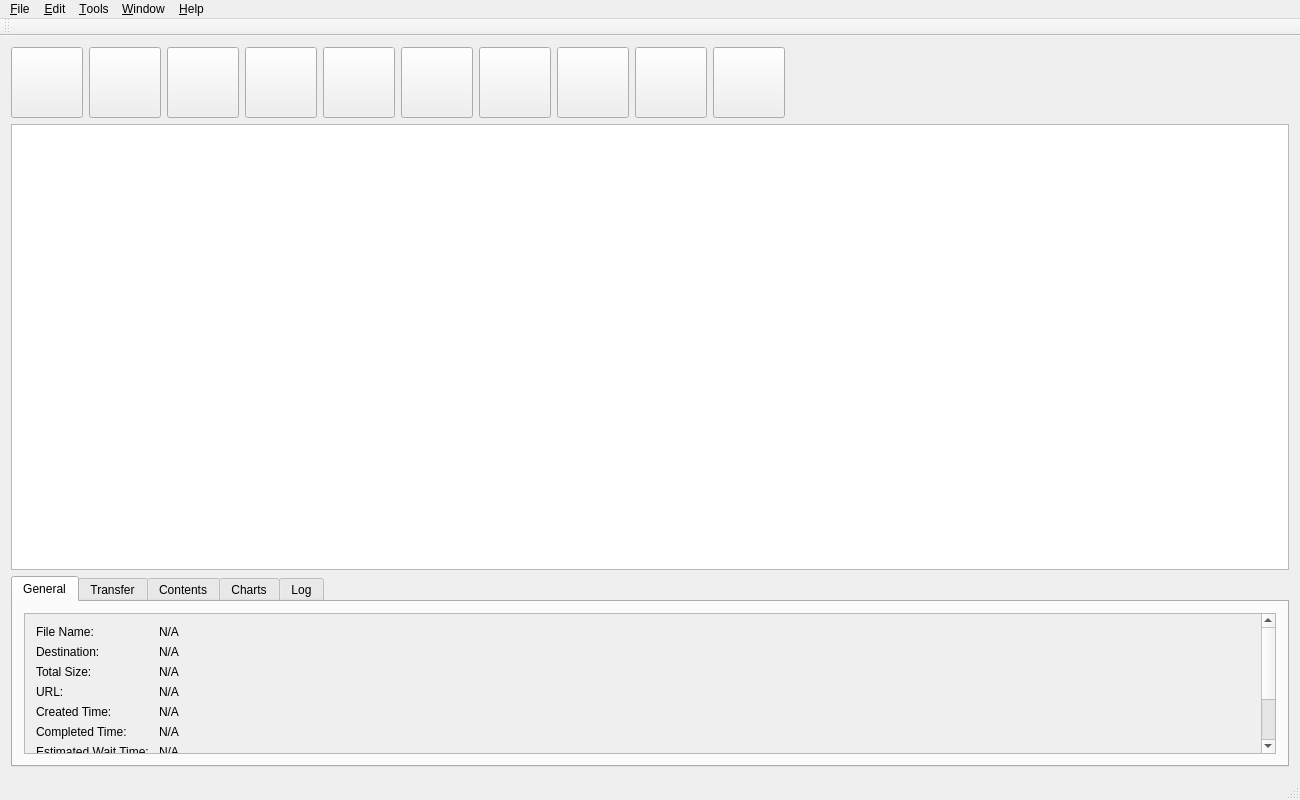
<?xml version="1.0" encoding="UTF-8"?>
<ui version="4.0">
 <class>MainWindow</class>
 <widget class="QMainWindow" name="MainWindow">
  <property name="geometry">
   <rect>
    <x>0</x>
    <y>0</y>
    <width>1300</width>
    <height>800</height>
   </rect>
  </property>
  <property name="minimumSize">
   <size>
    <width>1200</width>
    <height>800</height>
   </size>
  </property>
  <property name="windowTitle">
   <string>FyreDL</string>
  </property>
  <widget class="QWidget" name="centralWidget">
   <property name="sizePolicy">
    <sizepolicy hsizetype="Minimum" vsizetype="Minimum">
     <horstretch>0</horstretch>
     <verstretch>0</verstretch>
    </sizepolicy>
   </property>
   <layout class="QVBoxLayout" name="verticalLayout_3">
    <item>
     <layout class="QVBoxLayout" name="verticalPlaceholder">
      <item>
       <layout class="QHBoxLayout" name="horizBtnLayout">
        <item>
         <widget class="QToolButton" name="addfileToolBtn">
          <property name="toolTip">
           <string>Open a file</string>
          </property>
          <property name="icon">
           <iconset resource="../assets.qrc">
            <normaloff>:/icons/assets-img/edit-add-4.png</normaloff>:/icons/assets-img/edit-add-4.png</iconset>
          </property>
          <property name="iconSize">
           <size>
            <width>64</width>
            <height>64</height>
           </size>
          </property>
         </widget>
        </item>
        <item>
         <widget class="QToolButton" name="addurlToolBtn">
          <property name="toolTip">
           <string>Enter URL</string>
          </property>
          <property name="icon">
           <iconset resource="../assets.qrc">
            <normaloff>:/icons/assets-img/applications-internet-3.png</normaloff>:/icons/assets-img/applications-internet-3.png</iconset>
          </property>
          <property name="iconSize">
           <size>
            <width>64</width>
            <height>64</height>
           </size>
          </property>
         </widget>
        </item>
        <item>
         <widget class="QToolButton" name="printToolBtn">
          <property name="toolTip">
           <string>Print</string>
          </property>
          <property name="icon">
           <iconset resource="../assets.qrc">
            <normaloff>:/icons/assets-img/printer-printing.png</normaloff>:/icons/assets-img/printer-printing.png</iconset>
          </property>
          <property name="iconSize">
           <size>
            <width>64</width>
            <height>64</height>
           </size>
          </property>
         </widget>
        </item>
        <item>
         <widget class="QToolButton" name="dlstartToolBtn">
          <property name="toolTip">
           <string>Start</string>
          </property>
          <property name="icon">
           <iconset resource="../assets.qrc">
            <normaloff>:/icons/assets-img/media-playback-start-3.png</normaloff>:/icons/assets-img/media-playback-start-3.png</iconset>
          </property>
          <property name="iconSize">
           <size>
            <width>64</width>
            <height>64</height>
           </size>
          </property>
         </widget>
        </item>
        <item>
         <widget class="QToolButton" name="dlpauseToolBtn">
          <property name="toolTip">
           <string>Pause</string>
          </property>
          <property name="icon">
           <iconset resource="../assets.qrc">
            <normaloff>:/icons/assets-img/media-playback-pause-3.png</normaloff>:/icons/assets-img/media-playback-pause-3.png</iconset>
          </property>
          <property name="iconSize">
           <size>
            <width>64</width>
            <height>64</height>
           </size>
          </property>
         </widget>
        </item>
        <item>
         <widget class="QToolButton" name="restartToolBtn">
          <property name="text">
           <string/>
          </property>
          <property name="icon">
           <iconset resource="../assets.qrc">
            <normaloff>:/icons/assets-img/gnome-session-reboot.png</normaloff>:/icons/assets-img/gnome-session-reboot.png</iconset>
          </property>
          <property name="iconSize">
           <size>
            <width>64</width>
            <height>64</height>
           </size>
          </property>
         </widget>
        </item>
        <item>
         <widget class="QToolButton" name="dlstopToolBtn">
          <property name="toolTip">
           <string>Stop</string>
          </property>
          <property name="icon">
           <iconset resource="../assets.qrc">
            <normaloff>:/icons/assets-img/media-playback-stop-3.png</normaloff>:/icons/assets-img/media-playback-stop-3.png</iconset>
          </property>
          <property name="iconSize">
           <size>
            <width>64</width>
            <height>64</height>
           </size>
          </property>
         </widget>
        </item>
        <item>
         <widget class="QToolButton" name="removeToolBtn">
          <property name="toolTip">
           <string>Delete download</string>
          </property>
          <property name="icon">
           <iconset resource="../assets.qrc">
            <normaloff>:/icons/assets-img/user-trash.png</normaloff>:/icons/assets-img/user-trash.png</iconset>
          </property>
          <property name="iconSize">
           <size>
            <width>64</width>
            <height>64</height>
           </size>
          </property>
         </widget>
        </item>
        <item>
         <widget class="QToolButton" name="clearhistoryToolBtn">
          <property name="toolTip">
           <string>Cleanup completed downloads</string>
          </property>
          <property name="icon">
           <iconset resource="../assets.qrc">
            <normaloff>:/icons/assets-img/edit-clear-3.png</normaloff>:/icons/assets-img/edit-clear-3.png</iconset>
          </property>
          <property name="iconSize">
           <size>
            <width>64</width>
            <height>64</height>
           </size>
          </property>
         </widget>
        </item>
        <item>
         <widget class="QToolButton" name="settingsToolBtn">
          <property name="toolTip">
           <string>Preferences</string>
          </property>
          <property name="icon">
           <iconset resource="../assets.qrc">
            <normaloff>:/icons/assets-img/applications-development-web.png</normaloff>:/icons/assets-img/applications-development-web.png</iconset>
          </property>
          <property name="iconSize">
           <size>
            <width>64</width>
            <height>64</height>
           </size>
          </property>
         </widget>
        </item>
        <item>
         <spacer name="horizontalSpacer">
          <property name="orientation">
           <enum>Qt::Horizontal</enum>
          </property>
          <property name="sizeHint" stdset="0">
           <size>
            <width>40</width>
            <height>20</height>
           </size>
          </property>
         </spacer>
        </item>
       </layout>
      </item>
      <item>
       <layout class="QVBoxLayout" name="verticalLayout" stretch="70,30">
        <item>
         <layout class="QHBoxLayout" name="downloadListHolder">
          <item>
           <widget class="QTableView" name="downloadView"/>
          </item>
         </layout>
        </item>
        <item>
         <layout class="QHBoxLayout" name="downloadInfoHolder">
          <item>
           <widget class="QTabWidget" name="tabStatusWidget">
            <property name="currentIndex">
             <number>0</number>
            </property>
            <widget class="QWidget" name="tabGeneral">
             <attribute name="title">
              <string>General</string>
             </attribute>
             <layout class="QVBoxLayout" name="verticalLayout_6">
              <item>
               <widget class="QScrollArea" name="generalScrollArea">
                <property name="widgetResizable">
                 <bool>true</bool>
                </property>
                <widget class="QWidget" name="generalScrollWidget">
                 <property name="geometry">
                  <rect>
                   <x>0</x>
                   <y>0</y>
                   <width>1238</width>
                   <height>274</height>
                  </rect>
                 </property>
                 <layout class="QVBoxLayout" name="verticalLayout_8">
                  <item>
                   <layout class="QFormLayout" name="generalFormLayout">
                    <item row="0" column="0">
                     <widget class="QLabel" name="fileNameLabel">
                      <property name="text">
                       <string>File Name: </string>
                      </property>
                     </widget>
                    </item>
                    <item row="0" column="1">
                     <widget class="QLabel" name="fileNameDataLabel">
                      <property name="text">
                       <string>N/A</string>
                      </property>
                     </widget>
                    </item>
                    <item row="1" column="0">
                     <widget class="QLabel" name="destinationLabel">
                      <property name="text">
                       <string>Destination: </string>
                      </property>
                     </widget>
                    </item>
                    <item row="1" column="1">
                     <widget class="QLabel" name="destDataLabel">
                      <property name="text">
                       <string>N/A</string>
                      </property>
                     </widget>
                    </item>
                    <item row="2" column="0">
                     <widget class="QLabel" name="totalSizeLabel">
                      <property name="text">
                       <string>Total Size: </string>
                      </property>
                     </widget>
                    </item>
                    <item row="2" column="1">
                     <widget class="QLabel" name="totSizeDataLabel">
                      <property name="text">
                       <string>N/A</string>
                      </property>
                     </widget>
                    </item>
                    <item row="3" column="0">
                     <widget class="QLabel" name="urlLabel">
                      <property name="text">
                       <string>URL: </string>
                      </property>
                     </widget>
                    </item>
                    <item row="3" column="1">
                     <widget class="QLabel" name="urlDataLabel">
                      <property name="text">
                       <string>N/A</string>
                      </property>
                     </widget>
                    </item>
                    <item row="4" column="0">
                     <widget class="QLabel" name="createdTimeLabel">
                      <property name="text">
                       <string>Created Time: </string>
                      </property>
                     </widget>
                    </item>
                    <item row="4" column="1">
                     <widget class="QLabel" name="createTimeDataLabel">
                      <property name="text">
                       <string>N/A</string>
                      </property>
                     </widget>
                    </item>
                    <item row="5" column="0">
                     <widget class="QLabel" name="completedTimeLabel">
                      <property name="text">
                       <string>Completed Time: </string>
                      </property>
                     </widget>
                    </item>
                    <item row="5" column="1">
                     <widget class="QLabel" name="compTimeDataLabel">
                      <property name="text">
                       <string>N/A</string>
                      </property>
                     </widget>
                    </item>
                    <item row="6" column="0">
                     <widget class="QLabel" name="estimatedWaitTimeLabel">
                      <property name="text">
                       <string>Estimated Wait Time: </string>
                      </property>
                     </widget>
                    </item>
                    <item row="6" column="1">
                     <widget class="QLabel" name="estWaitTimeDataLabel">
                      <property name="text">
                       <string>N/A</string>
                      </property>
                     </widget>
                    </item>
                    <item row="7" column="0">
                     <widget class="QLabel" name="hashTypeLabel">
                      <property name="text">
                       <string>Hash Type: </string>
                      </property>
                     </widget>
                    </item>
                    <item row="7" column="1">
                     <widget class="QLabel" name="hashTypeDataLabel">
                      <property name="text">
                       <string>N/A</string>
                      </property>
                     </widget>
                    </item>
                    <item row="8" column="0">
                     <widget class="QLabel" name="givenHashLabel">
                      <property name="text">
                       <string>Given Hash Value: </string>
                      </property>
                     </widget>
                    </item>
                    <item row="8" column="1">
                     <widget class="QLabel" name="givenHashDataLabel">
                      <property name="text">
                       <string>N/A</string>
                      </property>
                     </widget>
                    </item>
                    <item row="9" column="0">
                     <widget class="QLabel" name="calcHashLabel">
                      <property name="text">
                       <string>Calc. Hash Value: </string>
                      </property>
                     </widget>
                    </item>
                    <item row="9" column="1">
                     <widget class="QLabel" name="calcHashDataLabel">
                      <property name="text">
                       <string>N/A</string>
                      </property>
                     </widget>
                    </item>
                   </layout>
                  </item>
                 </layout>
                </widget>
               </widget>
              </item>
             </layout>
            </widget>
            <widget class="QWidget" name="tabTransfer">
             <attribute name="title">
              <string>Transfer</string>
             </attribute>
             <layout class="QVBoxLayout" name="verticalLayout_2">
              <item>
               <widget class="QScrollArea" name="transferScrollArea">
                <property name="widgetResizable">
                 <bool>true</bool>
                </property>
                <widget class="QWidget" name="transferScrollWidget">
                 <property name="geometry">
                  <rect>
                   <x>0</x>
                   <y>0</y>
                   <width>1238</width>
                   <height>300</height>
                  </rect>
                 </property>
                 <layout class="QVBoxLayout" name="verticalLayout_5">
                  <item>
                   <layout class="QFormLayout" name="transFormLayout">
                    <item row="0" column="0">
                     <widget class="QLabel" name="statusLabel">
                      <property name="text">
                       <string>Status: </string>
                      </property>
                     </widget>
                    </item>
                    <item row="1" column="0">
                     <widget class="QLabel" name="transferredUploadLabel">
                      <property name="text">
                       <string>Transferred (upload):</string>
                      </property>
                     </widget>
                    </item>
                    <item row="2" column="0">
                     <widget class="QLabel" name="transferredDownloadLabel">
                      <property name="text">
                       <string>Transferred (download):</string>
                      </property>
                     </widget>
                    </item>
                    <item row="3" column="0">
                     <widget class="QLabel" name="progressLabel">
                      <property name="text">
                       <string>Progress:</string>
                      </property>
                     </widget>
                    </item>
                    <item row="4" column="0">
                     <widget class="QLabel" name="speedLabel">
                      <property name="text">
                       <string>Speed:</string>
                      </property>
                     </widget>
                    </item>
                    <item row="5" column="0">
                     <widget class="QLabel" name="totalPeersLabel">
                      <property name="text">
                       <string>Total peers: </string>
                      </property>
                     </widget>
                    </item>
                    <item row="6" column="0">
                     <widget class="QLabel" name="connectedPeersLabel">
                      <property name="text">
                       <string>Connected Peers: </string>
                      </property>
                     </widget>
                    </item>
                    <item row="7" column="0">
                     <widget class="QLabel" name="totalPiecesLabel">
                      <property name="text">
                       <string>Total pieces: </string>
                      </property>
                     </widget>
                    </item>
                    <item row="8" column="0">
                     <widget class="QLabel" name="downloadPiecesLabel">
                      <property name="text">
                       <string>Download pieces: </string>
                      </property>
                     </widget>
                    </item>
                    <item row="9" column="0">
                     <widget class="QLabel" name="startTimeLabel">
                      <property name="text">
                       <string>Start time: </string>
                      </property>
                     </widget>
                    </item>
                    <item row="10" column="0">
                     <widget class="QLabel" name="timeLeftLabel">
                      <property name="text">
                       <string>Time left: </string>
                      </property>
                     </widget>
                    </item>
                    <item row="0" column="1">
                     <widget class="QLabel" name="statusDataLabel">
                      <property name="text">
                       <string>N/A</string>
                      </property>
                     </widget>
                    </item>
                    <item row="1" column="1">
                     <widget class="QLabel" name="upTransfDataLabel">
                      <property name="text">
                       <string>N/A</string>
                      </property>
                     </widget>
                    </item>
                    <item row="2" column="1">
                     <widget class="QLabel" name="downTransfDataLabel">
                      <property name="text">
                       <string>N/A</string>
                      </property>
                     </widget>
                    </item>
                    <item row="3" column="1">
                     <widget class="QLabel" name="progDataLabel">
                      <property name="text">
                       <string>N/A</string>
                      </property>
                     </widget>
                    </item>
                    <item row="4" column="1">
                     <widget class="QLabel" name="speedDataLabel">
                      <property name="text">
                       <string>N/A</string>
                      </property>
                     </widget>
                    </item>
                    <item row="5" column="1">
                     <widget class="QLabel" name="totPeersDataLabel">
                      <property name="text">
                       <string>N/A</string>
                      </property>
                     </widget>
                    </item>
                    <item row="6" column="1">
                     <widget class="QLabel" name="connPeersDataLabel">
                      <property name="text">
                       <string>N/A</string>
                      </property>
                     </widget>
                    </item>
                    <item row="7" column="1">
                     <widget class="QLabel" name="totPiecesDataLabel">
                      <property name="text">
                       <string>N/A</string>
                      </property>
                     </widget>
                    </item>
                    <item row="8" column="1">
                     <widget class="QLabel" name="downPiecesDataLabel">
                      <property name="text">
                       <string>N/A</string>
                      </property>
                     </widget>
                    </item>
                    <item row="9" column="1">
                     <widget class="QLabel" name="startTimeDataLabel">
                      <property name="text">
                       <string>N/A</string>
                      </property>
                     </widget>
                    </item>
                    <item row="10" column="1">
                     <widget class="QLabel" name="timeLeftDataLabel">
                      <property name="text">
                       <string>N/A</string>
                      </property>
                     </widget>
                    </item>
                   </layout>
                  </item>
                 </layout>
                </widget>
               </widget>
              </item>
             </layout>
            </widget>
            <widget class="QWidget" name="tabContents">
             <attribute name="title">
              <string>Contents</string>
             </attribute>
             <layout class="QVBoxLayout" name="verticalLayout_4">
              <item>
               <widget class="QTreeView" name="contentsView">
                <property name="verticalScrollBarPolicy">
                 <enum>Qt::ScrollBarAlwaysOn</enum>
                </property>
                <property name="editTriggers">
                 <set>QAbstractItemView::NoEditTriggers</set>
                </property>
                <property name="showDropIndicator" stdset="0">
                 <bool>false</bool>
                </property>
                <property name="alternatingRowColors">
                 <bool>true</bool>
                </property>
                <property name="uniformRowHeights">
                 <bool>true</bool>
                </property>
                <property name="animated">
                 <bool>true</bool>
                </property>
               </widget>
              </item>
             </layout>
            </widget>
            <widget class="QWidget" name="tabGraph">
             <attribute name="title">
              <string>Charts</string>
             </attribute>
             <layout class="QVBoxLayout" name="verticalLayout_10">
              <item>
               <widget class="QScrollArea" name="graphScrollArea">
                <property name="widgetResizable">
                 <bool>true</bool>
                </property>
                <widget class="QWidget" name="scrollAreaWidgetContents_2">
                 <property name="geometry">
                  <rect>
                   <x>0</x>
                   <y>0</y>
                   <width>1252</width>
                   <height>162</height>
                  </rect>
                 </property>
                 <layout class="QVBoxLayout" name="verticalLayout_11">
                  <item>
                   <layout class="QVBoxLayout" name="graphVerticalLayout"/>
                  </item>
                 </layout>
                </widget>
               </widget>
              </item>
             </layout>
            </widget>
            <widget class="QWidget" name="tabLogging">
             <attribute name="title">
              <string>Log</string>
             </attribute>
             <layout class="QVBoxLayout" name="verticalLayout_7">
              <item>
               <widget class="QPlainTextEdit" name="logPlainText">
                <property name="verticalScrollBarPolicy">
                 <enum>Qt::ScrollBarAlwaysOn</enum>
                </property>
                <property name="horizontalScrollBarPolicy">
                 <enum>Qt::ScrollBarAlwaysOff</enum>
                </property>
                <property name="readOnly">
                 <bool>true</bool>
                </property>
                <property name="textInteractionFlags">
                 <set>Qt::LinksAccessibleByMouse|Qt::TextSelectableByMouse</set>
                </property>
               </widget>
              </item>
             </layout>
            </widget>
           </widget>
          </item>
         </layout>
        </item>
       </layout>
      </item>
     </layout>
    </item>
   </layout>
  </widget>
  <widget class="QMenuBar" name="menuBar">
   <property name="geometry">
    <rect>
     <x>0</x>
     <y>0</y>
     <width>1300</width>
     <height>25</height>
    </rect>
   </property>
   <widget class="QMenu" name="menu_File">
    <property name="title">
     <string>&amp;File</string>
    </property>
    <addaction name="action_Open_a_File"/>
    <addaction name="actionEnter_URL"/>
    <addaction name="separator"/>
    <addaction name="actionE_xit"/>
   </widget>
   <widget class="QMenu" name="menu_Edit">
    <property name="title">
     <string>&amp;Edit</string>
    </property>
    <addaction name="action_Resume"/>
    <addaction name="action_Halt"/>
    <addaction name="action_Pause"/>
    <addaction name="actionR_estart"/>
    <addaction name="action_Cleanup_erroneous_tasks"/>
    <addaction name="separator"/>
    <addaction name="actionEdi_t"/>
    <addaction name="action_Delete"/>
    <addaction name="separator"/>
    <addaction name="actionC_ut"/>
    <addaction name="actionC_opy"/>
    <addaction name="actionP_aste"/>
    <addaction name="separator"/>
    <addaction name="actionPreference_s"/>
   </widget>
   <widget class="QMenu" name="menu_Tools">
    <property name="title">
     <string>&amp;Tools</string>
    </property>
    <widget class="QMenu" name="menuE_xport">
     <property name="title">
      <string>E&amp;xport</string>
     </property>
     <addaction name="actionComma_Separated_Values"/>
    </widget>
    <addaction name="action_Limit_Upload_Download"/>
    <addaction name="separator"/>
    <addaction name="menuE_xport"/>
   </widget>
   <widget class="QMenu" name="menu_Window">
    <property name="title">
     <string>&amp;Window</string>
    </property>
    <addaction name="actionRe_set_all_dialog_prompts"/>
   </widget>
   <widget class="QMenu" name="menu_Help">
    <property name="title">
     <string>&amp;Help</string>
    </property>
    <addaction name="action_Documentation"/>
    <addaction name="separator"/>
    <addaction name="action_About"/>
   </widget>
   <addaction name="menu_File"/>
   <addaction name="menu_Edit"/>
   <addaction name="menu_Tools"/>
   <addaction name="menu_Window"/>
   <addaction name="menu_Help"/>
  </widget>
  <widget class="QToolBar" name="mainToolBar">
   <attribute name="toolBarArea">
    <enum>TopToolBarArea</enum>
   </attribute>
   <attribute name="toolBarBreak">
    <bool>false</bool>
   </attribute>
  </widget>
  <widget class="QStatusBar" name="statusBar"/>
  <action name="action_Open_a_File">
   <property name="text">
    <string>&amp;Open a File...</string>
   </property>
   <property name="shortcut">
    <string>Ctrl+O</string>
   </property>
  </action>
  <action name="actionEnter_URL">
   <property name="text">
    <string>Enter &amp;URL...</string>
   </property>
   <property name="shortcut">
    <string>Ctrl+U</string>
   </property>
  </action>
  <action name="actionE_xit">
   <property name="text">
    <string>E&amp;xit</string>
   </property>
   <property name="shortcut">
    <string>Ctrl+W</string>
   </property>
  </action>
  <action name="action_Resume">
   <property name="text">
    <string>&amp;Resume</string>
   </property>
   <property name="toolTip">
    <string>Resume the download from where it was paused earlier</string>
   </property>
   <property name="shortcut">
    <string>R</string>
   </property>
  </action>
  <action name="action_Pause">
   <property name="text">
    <string>&amp;Pause</string>
   </property>
   <property name="toolTip">
    <string>Pause the download for resumption later</string>
   </property>
   <property name="shortcut">
    <string>P</string>
   </property>
  </action>
  <action name="action_Cleanup_erroneous_tasks">
   <property name="text">
    <string>&amp;Cleanup erroneous tasks</string>
   </property>
   <property name="toolTip">
    <string>Cleanup any completed downloads from the history screen</string>
   </property>
   <property name="shortcut">
    <string>C</string>
   </property>
  </action>
  <action name="actionEdi_t">
   <property name="text">
    <string>Edi&amp;t</string>
   </property>
   <property name="toolTip">
    <string>Edit download</string>
   </property>
   <property name="shortcut">
    <string>E</string>
   </property>
  </action>
  <action name="action_Delete">
   <property name="text">
    <string>&amp;Delete</string>
   </property>
   <property name="toolTip">
    <string>Delete download</string>
   </property>
   <property name="shortcut">
    <string>D</string>
   </property>
  </action>
  <action name="actionC_ut">
   <property name="text">
    <string>C&amp;ut</string>
   </property>
   <property name="shortcut">
    <string>Ctrl+X</string>
   </property>
  </action>
  <action name="actionC_opy">
   <property name="text">
    <string>C&amp;opy</string>
   </property>
   <property name="shortcut">
    <string>Ctrl+C</string>
   </property>
  </action>
  <action name="actionP_aste">
   <property name="text">
    <string>P&amp;aste</string>
   </property>
   <property name="shortcut">
    <string>Ctrl+V</string>
   </property>
  </action>
  <action name="actionPreference_s">
   <property name="text">
    <string>Preference&amp;s...</string>
   </property>
   <property name="shortcut">
    <string>Ctrl+P</string>
   </property>
  </action>
  <action name="action_Documentation">
   <property name="text">
    <string>&amp;Documentation</string>
   </property>
   <property name="toolTip">
    <string>FyreDL documentation</string>
   </property>
  </action>
  <action name="action_About">
   <property name="text">
    <string>&amp;About...</string>
   </property>
  </action>
  <action name="action_Limit_Upload_Download">
   <property name="text">
    <string>&amp;Limit Upload/Download...</string>
   </property>
   <property name="toolTip">
    <string>Limit upload/download bandwidth usage</string>
   </property>
  </action>
  <action name="actionComma_Separated_Values">
   <property name="text">
    <string>Comma Separated &amp;Values</string>
   </property>
   <property name="toolTip">
    <string>Export your download history as a CSV list</string>
   </property>
  </action>
  <action name="actionRe_set_all_dialog_prompts">
   <property name="text">
    <string>Re&amp;set all dialog prompts</string>
   </property>
   <property name="toolTip">
    <string>Reset all that you have told FyreDL to remember, with regard to dialogs</string>
   </property>
  </action>
  <action name="action_Halt">
   <property name="text">
    <string>&amp;Halt</string>
   </property>
   <property name="toolTip">
    <string>Stop the download and possibly delete</string>
   </property>
   <property name="shortcut">
    <string>H</string>
   </property>
  </action>
  <action name="actionR_estart">
   <property name="text">
    <string>R&amp;estart</string>
   </property>
   <property name="toolTip">
    <string>Restart the download from the very beginning</string>
   </property>
   <property name="shortcut">
    <string>Alt+R</string>
   </property>
  </action>
 </widget>
 <layoutdefault spacing="6" margin="11"/>
 <resources>
  <include location="../assets.qrc"/>
 </resources>
 <connections/>
</ui>
